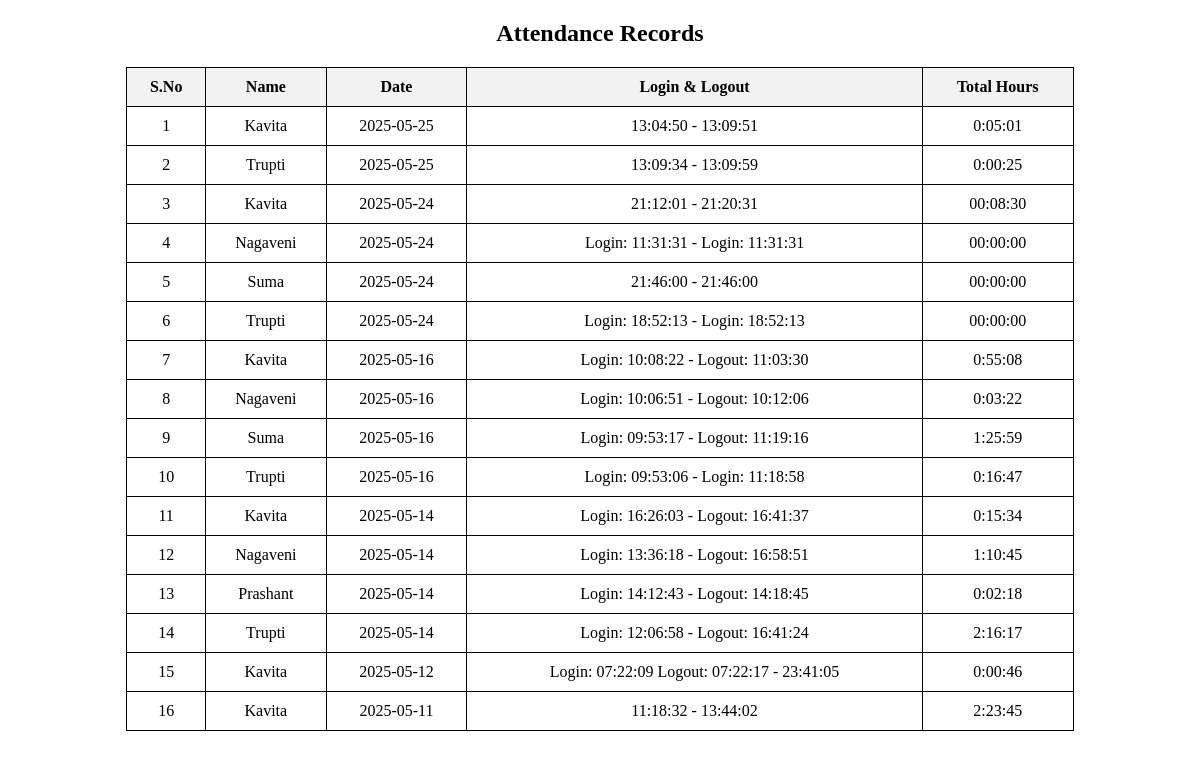
Before: / with the older database file.
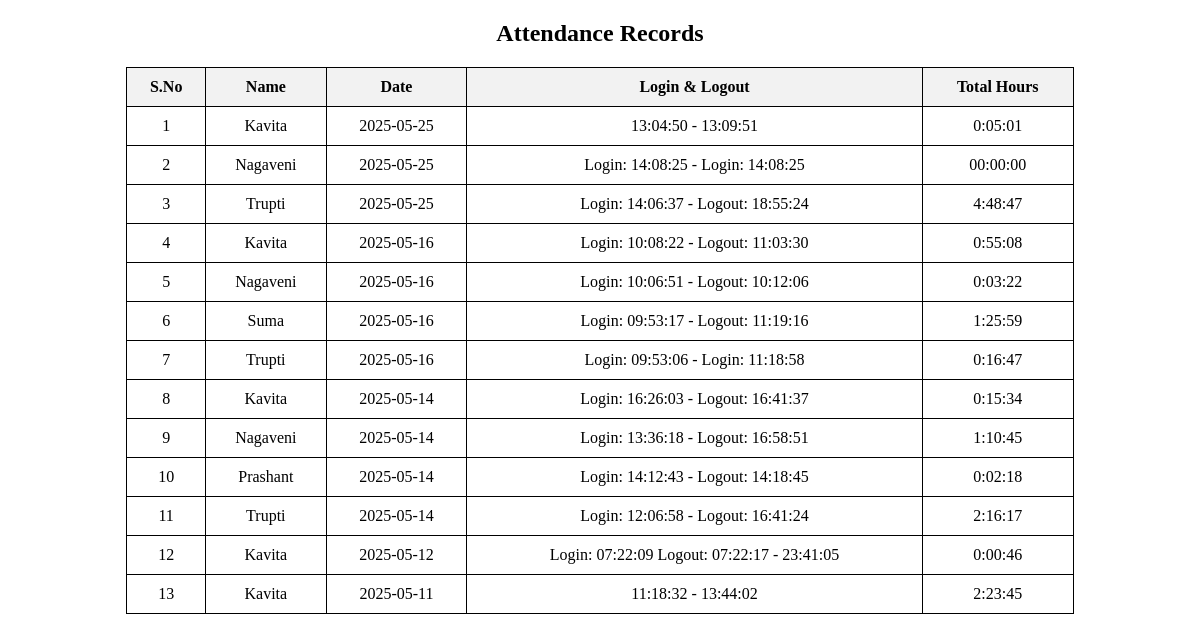
After: the same page with the newer database file.
### tables this page shows
CREATE TABLE attendance (
            id INTEGER PRIMARY KEY AUTOINCREMENT,
            name TEXT NOT NULL,
            day TEXT NOT NULL,  -- Date of attendance entry
            login_logout TEXT NOT NULL,  -- Stores all login/logout times in one row per day
            total_hours TEXT NOT NULL,    -- Stores total hours for the day
            UNIQUE(name, day)  -- Ensure each student has only one row per day
        );

### app.py (the view)
@app.route('/')
def index():
    records = fetch_attendance()
    print(f"[DEBUG] {len(records)} attendance records retrieved.")
    return render_template('attendance.html', attendance=records)

### app.py (called while the page is built)
@app.after_request
def add_header(response):
    response.headers['Cache-Control'] = 'no-store, no-cache, must-revalidate, max-age=0'
    return response

### templates/attendance.html (shortened to what this page needs)
<!DOCTYPE html>
<html lang="en">
<head>
</head>
<body>
    <h2 style="text-align:center;">Attendance Records</h2>
    <table>
        <tr>
            <th>S.No</th>
            <th>Name</th>
            <th>Date</th>
            <th>Login & Logout</th>
            <th>Total Hours</th>
        </tr>
        {% for row in attendance %}
        <tr>
            <td>{{ row[0] }}</td>
            <td>{{ row[1] }}</td>
            <td>{{ row[2] }}</td>
            <td>{{ row[3] }}</td>
            <td>{{ row[4] }}</td>
        </tr>
        {% endfor %}
    </table>
</body>
</html>

### templates/attendance.html (style rules this page uses)
table { width: 80%; margin: 20px auto; border-collapse: collapse; }
th, td { border: 1px solid black; padding: 10px; text-align: center; }
th { background-color: #f2f2f2; }

Changed rows visible on the page:
removed attendance: row "3", name "Kavita", day "2025-05-24", row "21:12:01 - 21:20:31", total_hours "00:08:30"
removed attendance: row "4", name "Nagaveni", day "2025-05-24", row "Login: 11:31:31 - Login: 11:31:31", total_hours "00:00:00"
removed attendance: row "5", name "Suma", day "2025-05-24", total_hours "21:46:00 - 21:46:00", total_hours "00:00:00"
removed attendance: row "6", name "Trupti", day "2025-05-24", row "Login: 18:52:13 - Login: 18:52:13", total_hours "00:00:00"
added attendance: row "2", name "Nagaveni", day "2025-05-25", row "Login: 14:08:25 - Login: 14:08:25", total_hours "00:00:00"
changed attendance (number 3 of 13 on the later page): row "2" → "3"; row "13:09:34 - 13:09:59" → "Login: 14:06:37 - Logout: 18:55:24"; total_hours "0:00:25" → "4:48:47"
computed for attendance (number 4 of 13 on the later page): row "7" → "4"
computed for attendance (number 5 of 13 on the later page): row "8" → "5"
computed for attendance "Suma": row "9" → "6"
computed for attendance (number 7 of 13 on the later page): row "10" → "7"
computed for attendance (number 8 of 13 on the later page): row "11" → "8"
computed for attendance (number 9 of 13 on the later page): row "12" → "9"
computed for attendance "Prashant": row "13" → "10"
computed for attendance (number 11 of 13 on the later page): row "14" → "11"
computed for attendance (number 12 of 13 on the later page): row "15" → "12"
computed for attendance (number 13 of 13 on the later page): row "16" → "13"
